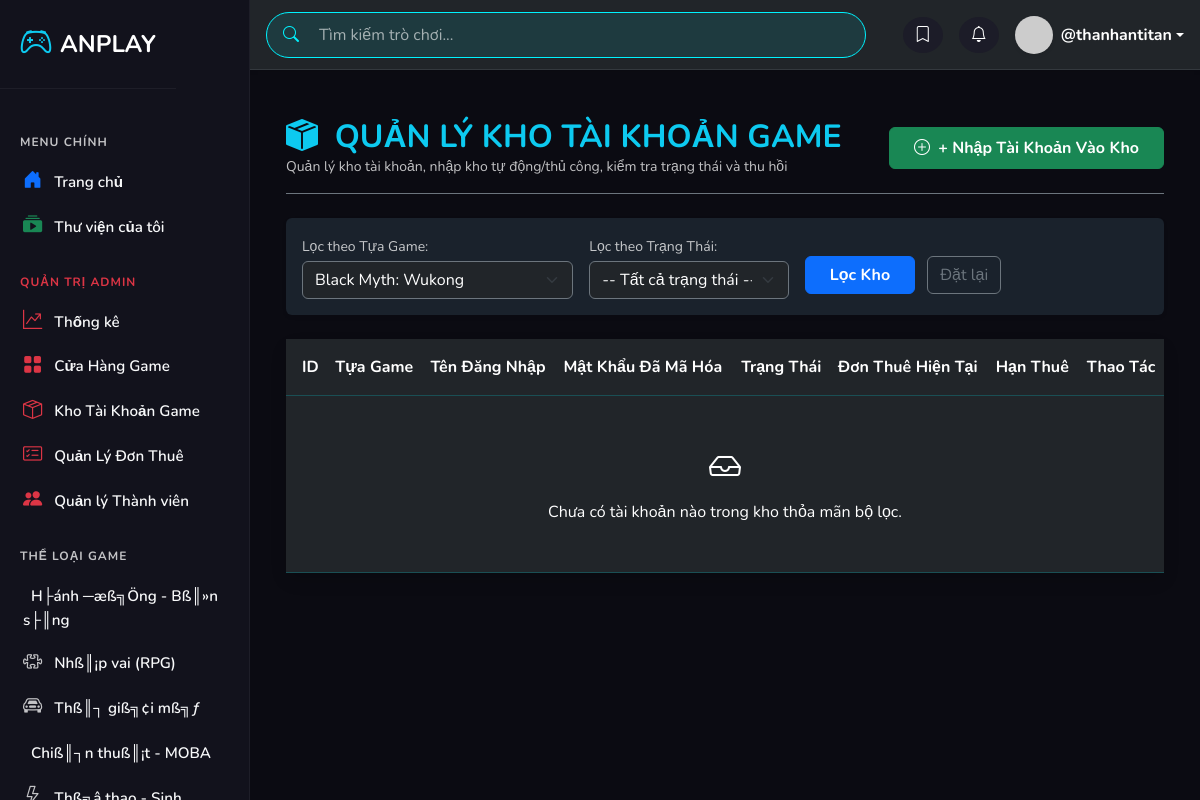
The page /admin_accounts.php (signed in) on the database its author committed.
### tables this page shows
CREATE TABLE `categories` (
  `category_id` int(11) NOT NULL AUTO_INCREMENT,
  `cate_name` varchar(100) NOT NULL,
  PRIMARY KEY (`category_id`)
);

### admin_accounts.php (the view, shortened to what the rows shown need)
<?php
require_once __DIR__ . '/includes/header.php';
?>
<div class="container-fluid mt-4 mb-5 text-white">
    <div class="d-flex justify-content-between align-items-center mb-4 pb-3 border-bottom border-secondary">
        <div>
            <h2 class="fw-bold m-0 text-info"><i class="bi bi-box-seam-fill me-2"></i> QUẢN LÝ KHO TÀI KHOẢN GAME</h2>
        </div>
    </div>
    <div class="card border-0 shadow" style="background-color: #1a222c; border-radius: 10px;">
        <div class="card-body p-0">
            <div class="table-responsive">
                <table class="table table-dark table-hover align-middle mb-0">
                    <thead style="background-color: #151d26;">
                        <tr>
                            <th class="py-3 ps-3 text-info">ID</th>
                            <th class="py-3">Tựa Game</th>
                            <th class="py-3">Tên Đăng Nhập</th>
                            <th class="py-3">Mật Khẩu Đã Mã Hóa</th>
                            <th class="py-3 text-center">Trạng Thái</th>
                            <th class="py-3">Đơn Thuê Hiện Tại</th>
                            <th class="py-3">Hạn Thuê</th>
                            <th class="py-3 text-center">Thao Tác</th>
                        </tr>
                    </thead>
                </table>
            </div>
        </div>
    </div>
</div>
<?php include 'includes/footer.php'; ?>

### includes/header.php (shortened to what the rows shown need)
<?php
require_once __DIR__ . '/connect.php';
?>
<!DOCTYPE html>
<html lang="vi">
<head>
    <link href="https://cdn.jsdelivr.net/npm/bootstrap@5.3.0/dist/css/bootstrap.min.css" rel="stylesheet">
    <link rel="stylesheet" href="https://cdn.jsdelivr.net/npm/bootstrap-icons@1.10.5/font/bootstrap-icons.css">
    <link rel="stylesheet" href="css/style.css?v=<?php echo time(); ?>">
</head>
<body>
<aside class="sidebar" id="mobileSidebar">
    <div class="d-flex justify-content-between align-items-center mb-4">
        <a href="index.php" class="sidebar-brand text-decoration-none">
        </a>
    </div>
    <div class="sidebar-title text-secondary small fw-bold mb-2">Menu Chính</div>
    <a href="index.php" class="sidebar-item d-block text-light py-2 text-decoration-none hover-item"><i class="bi bi-house-door-fill text-primary me-2"></i> Trang chủ</a>
    <?php if(isset($_SESSION['user_id'])): ?>
        <a href="my_library.php" class="sidebar-item d-block text-light py-2 text-decoration-none hover-item"><i class="bi bi-collection-play-fill text-success me-2"></i> Thư viện của tôi</a>
        <?php if($_SESSION['role'] == 1): ?>
            <div class="sidebar-title text-danger small fw-bold mt-4 mb-2">Quản Trị Admin</div>
            <a href="admin_dashboard.php" class="sidebar-item d-block text-light py-2 text-decoration-none hover-item"><i class="bi bi-graph-up-arrow text-danger me-2"></i> Thống kê</a>
            <a href="admin_games.php" class="sidebar-item d-block text-light py-2 text-decoration-none hover-item"><i class="bi bi-grid-fill text-danger me-2"></i> Cửa Hàng Game</a>
            <a href="admin_accounts.php" class="sidebar-item d-block text-light py-2 text-decoration-none hover-item"><i class="bi bi-box-seam text-danger me-2"></i> Kho Tài Khoản Game</a>
            <a href="admin_borrow.php" class="sidebar-item d-block text-light py-2 text-decoration-none hover-item"><i class="bi bi-card-checklist text-danger me-2"></i> Quản Lý Đơn Thuê</a>
            <a href="admin_users.php" class="sidebar-item d-block text-light py-2 text-decoration-none hover-item"><i class="bi bi-people-fill text-danger me-2"></i> Quản lý Thành viên</a>
        <?php endif; ?>
    <?php endif; ?>
    <div class="sidebar-title text-secondary small fw-bold mt-4 mb-2">Thể Loại Game</div>
    <?php
    if (isset($conn)) {
        $cate_query = $conn->query("SELECT * FROM categories");
        if ($cate_query && $cate_query->num_rows > 0) {
            $icons = ['bi-crosshair', 'bi-puzzle', 'bi-car-front', 'bi-shield-sword', 'bi-lightning'];
            $i = 0;
            while ($c = $cate_query->fetch_assoc()) {
                $icon = $icons[$i % count($icons)];
                echo '<a href="index.php?category='.$c['category_id'].'" class="sidebar-item d-block text-light py-2 text-decoration-none hover-item"><i class="bi '.$icon.' text-secondary me-2"></i> ' . htmlspecialchars($c['cate_name']) . '</a>';
                $i++;
            }
        }
    }
    ?>
</aside>
<div class="main-wrapper">
    <div class="content-scroll p-3 p-md-4">

### rows shown on the page
categories: cate_name "H├ánh ─æß╗Öng - Bß║»n s├║ng"
categories: cate_name "Nhß║¡p vai (RPG)"
categories: cate_name "Thß║┐ giß╗¢i mß╗ƒ"
categories: cate_name "Chiß║┐n thuß║¡t - MOBA"

### other values the page prints
$_SESSION['username'] "thanhantitan"
form field filter_game "Black Myth: Wukong"
